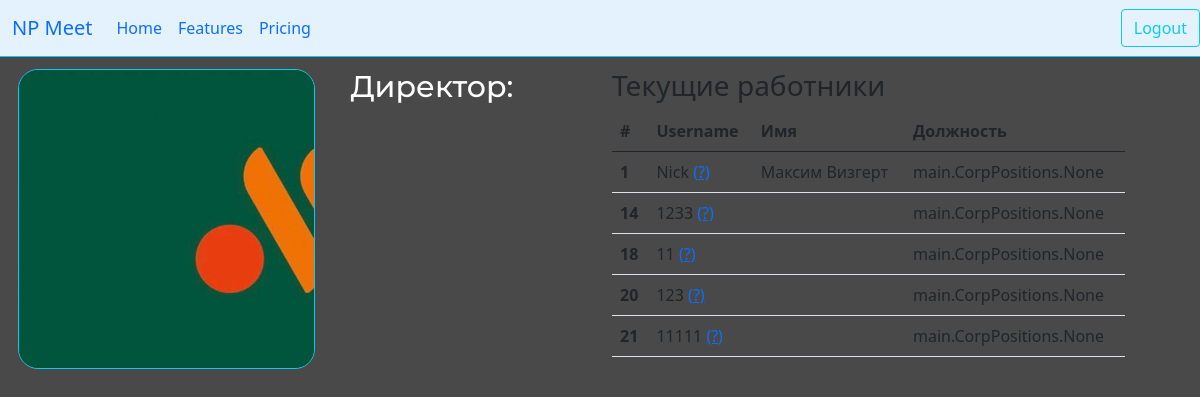
The app's page /company/profile/4/ (signed in) with its own data.
### main/models.py (models this page shows, shortened)
class Corporations(models.Model):
    name = models.CharField('Название компании', max_length=100)
    logo = models.ImageField('Логотип компании', upload_to='main/corporation/logos')
    directors = models.ForeignKey('main.User', on_delete=models.CASCADE, null=True)

class User(AbstractUser):
    avatar = models.ImageField(upload_to='main/users/avatars', default='main/users/avatars/default.webp')
    birth_date = models.DateField(null=True, blank=True)
    phone = models.CharField(max_length=20, null=True, blank=True)
    position = models.ManyToManyField(CorpPositions, blank=True)
    corporation = models.ForeignKey(Corporations, on_delete=models.CASCADE, null=True, blank=True)
    reg_ip = models.GenericIPAddressField(verbose_name='IP при регистрации', blank=True, null=True)
    last_ip = models.GenericIPAddressField(verbose_name='IP последнего входа', blank=True, null=True)

### main/views.py (the view)
# urls.py: path('company/profile/<int:comp_id>/', views.company_profile_page, name='company_profil_page'),
@login_required
def company_profile_page(request, comp_id):
    if comp_id == request.user.corporation.id:
        company = get_object_or_404(Corporations, id=comp_id)
        workers = User.objects.filter(corporation=comp_id)
        return render(request, 'main/company_profile_page.html', context={
            'comp': company,
            'workers': workers,
        })
    else:
        redirect('control_palen_page')

### main/templates/main/company_profile_page.html (shortened to what this page needs)
{% extends 'main/base.html' %}
{% load static %}
{% block head %}
<link rel="stylesheet" href="{% static 'main/css/company_profile_page.css' %}">
{% endblock head %}
{% block content %}
<div class="row" style='margin-top: 1vw; margin-left: 0.5vw; margin-right: 0.5vw;'>
    <div class="col-6 div-comp-director">
        <div class="comp-profil">
          <img class='image-comp'  src="{{comp.logo.url}}" alt="">
          <h2>{{comp.name}}</h2>
        </div>
        <div class="col-5 director" style='background-image: src="{{comp.directors.avatar.url}}";'>
          <h5 class='title-director'>Директор:</h5>
        </div>
    </div>
    <div class="col-6">
      <div class="workers">
        <h3>Текущие работники</h3>
        <table class="table">
            <thead>
                <tr>
                  <th scope="col">#</th>
                  <th scope="col">Username</th>
                  <th scope="col">Имя</th>
                  <th scope="col">Должность</th>
                </tr>
              </thead>
              <tbody>
                {% for worker in workers %}
                <tr>
                  <th scope="row">{{worker.id}}</th>
                  <td>{{worker.username}} <a href="{% url 'profile_page' worker.id %}">(?)</a></td>
                  <td>{{worker.first_name}} {{worker.last_name}}</td>
                  <td>
                    {{worker.position}}
                  </td>
                </tr>
                {% endfor %}
              </tbody>
        </table>
      </div>
    </div>
</div>
{% endblock content %}

### main/static/main/css/base.css (style rules this page uses)
body { background: #494949; margin: 0; padding: 0; overflow-x: hidden; }

### main/static/main/css/company_profile_page.css (style rules this page uses)
.workers { overflow-x: hidden; }
.table { max-width: 90%; }
.director { border-radius: 50%; }
.image-comp { height: 100%; }
.comp-profil { margin-right: 3vw; width: 300px; height: 300px; overflow: hidden; border-radius: 20px; border: 1px solid #0dcaf0; }
.div-comp-director { display: flex; flex-direction: row; flex-wrap: nowrap; justify-content: center; align-items: start; }
.title-director { width: 40%; font-size: 30px; color: white; font-family: 'Montserrat'; margin-bottom: 20px; }

### records on screen
Corporations: logo (picture)
User: id "1", username "Nick", first_name "Максим", last_name "Визгерт", position "main.CorpPositions.None"
User: id "14", username "1233", position "main.CorpPositions.None"
User: id "18", username "11", position "main.CorpPositions.None"
User: id "20", username "123", position "main.CorpPositions.None"
User: id "21", username "11111", position "main.CorpPositions.None"
